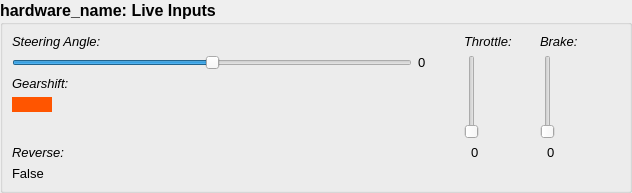
<?xml version="1.0" encoding="UTF-8"?>
<ui version="4.0">
 <class>Form</class>
 <widget class="QWidget" name="Form">
  <property name="geometry">
   <rect>
    <x>0</x>
    <y>0</y>
    <width>628</width>
    <height>189</height>
   </rect>
  </property>
  <property name="windowTitle">
   <string>Visualization</string>
  </property>
  <layout class="QGridLayout" name="gridLayout">
   <property name="leftMargin">
    <number>0</number>
   </property>
   <property name="topMargin">
    <number>0</number>
   </property>
   <property name="rightMargin">
    <number>0</number>
   </property>
   <property name="bottomMargin">
    <number>0</number>
   </property>
   <property name="spacing">
    <number>0</number>
   </property>
   <item row="0" column="0">
    <widget class="QGroupBox" name="groupbox_hardware_live_inputs">
     <property name="sizePolicy">
      <sizepolicy hsizetype="Preferred" vsizetype="Preferred">
       <horstretch>0</horstretch>
       <verstretch>0</verstretch>
      </sizepolicy>
     </property>
     <property name="font">
      <font>
       <pointsize>12</pointsize>
       <weight>75</weight>
       <bold>true</bold>
      </font>
     </property>
     <property name="title">
      <string>hardware_name: Live Inputs</string>
     </property>
     <property name="alignment">
      <set>Qt::AlignLeading|Qt::AlignLeft|Qt::AlignTop</set>
     </property>
     <layout class="QGridLayout" name="gridLayout_3">
      <item row="1" column="1">
       <widget class="QLabel" name="lblSteering">
        <property name="sizePolicy">
         <sizepolicy hsizetype="Minimum" vsizetype="Fixed">
          <horstretch>0</horstretch>
          <verstretch>0</verstretch>
         </sizepolicy>
        </property>
        <property name="minimumSize">
         <size>
          <width>40</width>
          <height>0</height>
         </size>
        </property>
        <property name="maximumSize">
         <size>
          <width>40</width>
          <height>16777215</height>
         </size>
        </property>
        <property name="font">
         <font>
          <pointsize>10</pointsize>
          <weight>50</weight>
          <bold>false</bold>
         </font>
        </property>
        <property name="text">
         <string>0</string>
        </property>
        <property name="alignment">
         <set>Qt::AlignLeading|Qt::AlignLeft|Qt::AlignVCenter</set>
        </property>
       </widget>
      </item>
      <item row="1" column="2" rowspan="4">
       <widget class="QSlider" name="sliderThrottle">
        <property name="enabled">
         <bool>true</bool>
        </property>
        <property name="sizePolicy">
         <sizepolicy hsizetype="Fixed" vsizetype="Fixed">
          <horstretch>0</horstretch>
          <verstretch>0</verstretch>
         </sizepolicy>
        </property>
        <property name="minimum">
         <number>0</number>
        </property>
        <property name="maximum">
         <number>100</number>
        </property>
        <property name="value">
         <number>0</number>
        </property>
        <property name="sliderPosition">
         <number>0</number>
        </property>
        <property name="orientation">
         <enum>Qt::Vertical</enum>
        </property>
        <property name="invertedAppearance">
         <bool>false</bool>
        </property>
       </widget>
      </item>
      <item row="0" column="0">
       <widget class="QLabel" name="lblSteeringtitle">
        <property name="sizePolicy">
         <sizepolicy hsizetype="Fixed" vsizetype="Fixed">
          <horstretch>0</horstretch>
          <verstretch>0</verstretch>
         </sizepolicy>
        </property>
        <property name="font">
         <font>
          <pointsize>10</pointsize>
          <weight>50</weight>
          <italic>true</italic>
          <bold>false</bold>
         </font>
        </property>
        <property name="text">
         <string>Steering Angle:</string>
        </property>
       </widget>
      </item>
      <item row="1" column="3" rowspan="4">
       <widget class="QSlider" name="sliderBrake">
        <property name="enabled">
         <bool>true</bool>
        </property>
        <property name="sizePolicy">
         <sizepolicy hsizetype="Fixed" vsizetype="Fixed">
          <horstretch>0</horstretch>
          <verstretch>0</verstretch>
         </sizepolicy>
        </property>
        <property name="minimum">
         <number>0</number>
        </property>
        <property name="maximum">
         <number>100</number>
        </property>
        <property name="value">
         <number>0</number>
        </property>
        <property name="sliderPosition">
         <number>0</number>
        </property>
        <property name="tracking">
         <bool>true</bool>
        </property>
        <property name="orientation">
         <enum>Qt::Vertical</enum>
        </property>
       </widget>
      </item>
      <item row="5" column="2">
       <widget class="QLabel" name="lblThrottle">
        <property name="sizePolicy">
         <sizepolicy hsizetype="Fixed" vsizetype="Preferred">
          <horstretch>0</horstretch>
          <verstretch>0</verstretch>
         </sizepolicy>
        </property>
        <property name="minimumSize">
         <size>
          <width>60</width>
          <height>0</height>
         </size>
        </property>
        <property name="font">
         <font>
          <pointsize>10</pointsize>
          <weight>50</weight>
          <bold>false</bold>
         </font>
        </property>
        <property name="text">
         <string>  0</string>
        </property>
        <property name="alignment">
         <set>Qt::AlignLeading|Qt::AlignLeft|Qt::AlignVCenter</set>
        </property>
       </widget>
      </item>
      <item row="5" column="3">
       <widget class="QLabel" name="lblBrake">
        <property name="sizePolicy">
         <sizepolicy hsizetype="Fixed" vsizetype="Preferred">
          <horstretch>0</horstretch>
          <verstretch>0</verstretch>
         </sizepolicy>
        </property>
        <property name="minimumSize">
         <size>
          <width>60</width>
          <height>0</height>
         </size>
        </property>
        <property name="font">
         <font>
          <pointsize>10</pointsize>
          <weight>50</weight>
          <bold>false</bold>
         </font>
        </property>
        <property name="text">
         <string>  0</string>
        </property>
        <property name="alignment">
         <set>Qt::AlignLeading|Qt::AlignLeft|Qt::AlignVCenter</set>
        </property>
       </widget>
      </item>
      <item row="0" column="3">
       <widget class="QLabel" name="lblBraketitle">
        <property name="sizePolicy">
         <sizepolicy hsizetype="Minimum" vsizetype="Preferred">
          <horstretch>0</horstretch>
          <verstretch>0</verstretch>
         </sizepolicy>
        </property>
        <property name="minimumSize">
         <size>
          <width>80</width>
          <height>0</height>
         </size>
        </property>
        <property name="font">
         <font>
          <pointsize>10</pointsize>
          <weight>50</weight>
          <italic>true</italic>
          <bold>false</bold>
         </font>
        </property>
        <property name="text">
         <string>Brake:</string>
        </property>
       </widget>
      </item>
      <item row="6" column="0">
       <widget class="QLabel" name="lblReverse">
        <property name="sizePolicy">
         <sizepolicy hsizetype="Fixed" vsizetype="Preferred">
          <horstretch>0</horstretch>
          <verstretch>0</verstretch>
         </sizepolicy>
        </property>
        <property name="minimumSize">
         <size>
          <width>60</width>
          <height>0</height>
         </size>
        </property>
        <property name="font">
         <font>
          <pointsize>10</pointsize>
          <weight>50</weight>
          <bold>false</bold>
         </font>
        </property>
        <property name="text">
         <string>False</string>
        </property>
        <property name="alignment">
         <set>Qt::AlignLeading|Qt::AlignLeft|Qt::AlignVCenter</set>
        </property>
       </widget>
      </item>
      <item row="2" column="0">
       <widget class="QLabel" name="lblGeartitle">
        <property name="sizePolicy">
         <sizepolicy hsizetype="Preferred" vsizetype="Fixed">
          <horstretch>0</horstretch>
          <verstretch>0</verstretch>
         </sizepolicy>
        </property>
        <property name="font">
         <font>
          <pointsize>10</pointsize>
          <weight>50</weight>
          <italic>true</italic>
          <bold>false</bold>
         </font>
        </property>
        <property name="text">
         <string>Gearshift:</string>
        </property>
       </widget>
      </item>
      <item row="0" column="2">
       <widget class="QLabel" name="lblThrottletitle">
        <property name="sizePolicy">
         <sizepolicy hsizetype="Minimum" vsizetype="Fixed">
          <horstretch>0</horstretch>
          <verstretch>0</verstretch>
         </sizepolicy>
        </property>
        <property name="minimumSize">
         <size>
          <width>70</width>
          <height>0</height>
         </size>
        </property>
        <property name="font">
         <font>
          <pointsize>10</pointsize>
          <weight>50</weight>
          <italic>true</italic>
          <bold>false</bold>
         </font>
        </property>
        <property name="text">
         <string>Throttle:</string>
        </property>
       </widget>
      </item>
      <item row="1" column="0">
       <widget class="QSlider" name="sliderSteering">
        <property name="enabled">
         <bool>true</bool>
        </property>
        <property name="sizePolicy">
         <sizepolicy hsizetype="Preferred" vsizetype="Fixed">
          <horstretch>0</horstretch>
          <verstretch>0</verstretch>
         </sizepolicy>
        </property>
        <property name="minimumSize">
         <size>
          <width>400</width>
          <height>0</height>
         </size>
        </property>
        <property name="maximumSize">
         <size>
          <width>300</width>
          <height>16777215</height>
         </size>
        </property>
        <property name="minimum">
         <number>-450</number>
        </property>
        <property name="maximum">
         <number>450</number>
        </property>
        <property name="orientation">
         <enum>Qt::Horizontal</enum>
        </property>
        <property name="invertedAppearance">
         <bool>false</bool>
        </property>
       </widget>
      </item>
      <item row="5" column="0">
       <widget class="QLabel" name="lblReversetitle">
        <property name="sizePolicy">
         <sizepolicy hsizetype="Fixed" vsizetype="Preferred">
          <horstretch>0</horstretch>
          <verstretch>0</verstretch>
         </sizepolicy>
        </property>
        <property name="font">
         <font>
          <pointsize>10</pointsize>
          <weight>50</weight>
          <italic>true</italic>
          <bold>false</bold>
         </font>
        </property>
        <property name="text">
         <string>Reverse:</string>
        </property>
       </widget>
      </item>
      <item row="3" column="0">
       <widget class="QLabel" name="label">
        <property name="sizePolicy">
         <sizepolicy hsizetype="Maximum" vsizetype="Fixed">
          <horstretch>0</horstretch>
          <verstretch>0</verstretch>
         </sizepolicy>
        </property>
        <property name="minimumSize">
         <size>
          <width>40</width>
          <height>0</height>
         </size>
        </property>
        <property name="font">
         <font>
          <pointsize>10</pointsize>
          <weight>50</weight>
          <bold>false</bold>
         </font>
        </property>
        <property name="styleSheet">
         <string notr="true">background-color: rgb(255, 85, 0);</string>
        </property>
        <property name="text">
         <string/>
        </property>
       </widget>
      </item>
     </layout>
    </widget>
   </item>
  </layout>
 </widget>
 <resources/>
 <connections/>
</ui>
